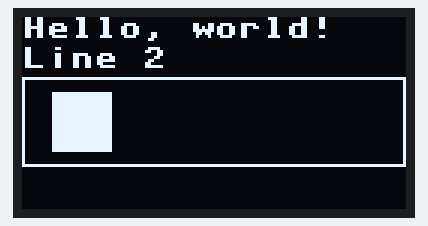
Recording of a program running on a simulated MicroPython board. Parts: 128×64 one-colour display. What the program prints to the serial console is not drawn. At 0.1 s the program stops and its outputs stay as they are.

Above: at 0.1 s.

The program:

firmware.py
```python
# https://lilygo.cc/products/t3-s3-v1-3
# SDA--IO18; SCL--IO17

import ssd1306, ubinascii
from machine import Pin, I2C
#if 'oled' not in globals():

i2c = I2C(0, scl=Pin(17), sda=Pin(18))

print(i2c.scan())

oled = ssd1306.SSD1306_I2C(128, 64, i2c)

oled.fill(0)                          # clear screen
oled.text("Hello, world!", 0, 0)      # x, y in pixels
oled.text("Line 2", 0, 10)
oled.rect(0, 20, 128, 30, 1)          # rectangle outline: x, y, w, h, color
oled.fill_rect(10, 25, 20, 20, 1)     # filled rectangle
oled.show()
```
